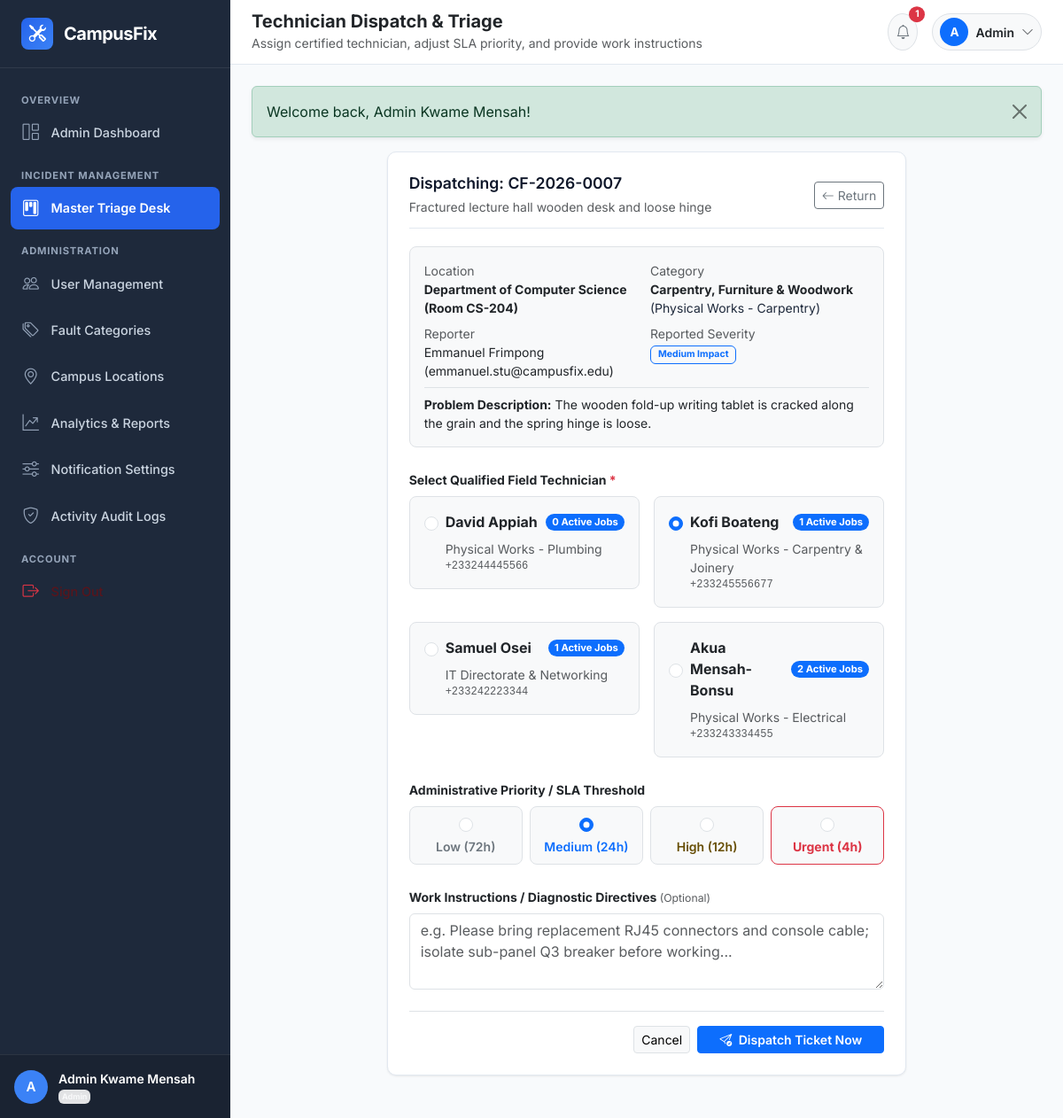
The page /admin/assign-ticket.php?id=7 (signed in) on the database its author committed.
### tables this page shows
CREATE TABLE `tickets` (
  `id` INT UNSIGNED NOT NULL AUTO_INCREMENT,
  `ticket_number` VARCHAR(30) NOT NULL COMMENT 'Human-readable unique ID, e.g., CF-2026-0001',
  `reporter_id` INT UNSIGNED NOT NULL,
  `category_id` INT UNSIGNED NOT NULL,
  `location_id` INT UNSIGNED NOT NULL,
  `location_details` VARCHAR(255) DEFAULT NULL COMMENT 'Extra specific notes e.g. Near 3rd window from left',
  `title` VARCHAR(200) NOT NULL,
  `description` TEXT NOT NULL,
  `severity` ENUM('low', 'medium', 'high', 'critical') NOT NULL DEFAULT 'medium',
  `priority` ENUM('low', 'medium', 'high', 'urgent') NOT NULL DEFAULT 'medium',
  `status` ENUM('pending', 'assigned', 'in_progress', 'resolved', 'closed', 'reopened', 'cancelled') NOT NULL DEFAULT 'pending',
  `assigned_to` INT UNSIGNED DEFAULT NULL COMMENT 'Technician currently assigned',
  `assigned_at` DATETIME DEFAULT NULL,
  `resolved_at` DATETIME DEFAULT NULL,
  `closed_at` DATETIME DEFAULT NULL,
  `resolution_notes` TEXT DEFAULT NULL COMMENT 'Summary of repair work done by technician',
  `satisfaction_rating` TINYINT UNSIGNED DEFAULT NULL COMMENT '1 to 5 star rating by student reporter upon resolution',
  `satisfaction_feedback` TEXT DEFAULT NULL,
  `billing_amount` DECIMAL(10,2) NOT NULL DEFAULT 0.00 COMMENT 'Repair/Material surcharge if billable',
  `billing_description` VARCHAR(255) DEFAULT NULL COMMENT 'Reason for surcharge (e.g. Replacement Lamp/Cable)',
  `payment_status` ENUM('not_required', 'pending', 'paid', 'waived') NOT NULL DEFAULT 'not_required',
  `created_at` DATETIME NOT NULL DEFAULT CURRENT_TIMESTAMP,
  `updated_at` DATETIME NOT NULL DEFAULT CURRENT_TIMESTAMP ON UPDATE CURRENT_TIMESTAMP,
  PRIMARY KEY (`id`),
  UNIQUE KEY `uk_tickets_ticket_number` (`ticket_number`),
  KEY `idx_tickets_reporter` (`reporter_id`),
  KEY `idx_tickets_assigned_to` (`assigned_to`),
  KEY `idx_tickets_category` (`category_id`),
  KEY `idx_tickets_location` (`location_id`),
  KEY `idx_tickets_status` (`status`),
  KEY `idx_tickets_payment_status` (`payment_status`),
  KEY `idx_tickets_severity` (`severity`),
  KEY `idx_tickets_priority` (`priority`),
  KEY `idx_tickets_created_at` (`created_at`),
  CONSTRAINT `fk_tickets_reporter` FOREIGN KEY (`reporter_id`) REFERENCES `users` (`id`) ON UPDATE CASCADE,
  CONSTRAINT `fk_tickets_assigned_to` FOREIGN KEY (`assigned_to`) REFERENCES `users` (`id`) ON DELETE SET NULL ON UPDATE CASCADE,
  CONSTRAINT `fk_tickets_category` FOREIGN KEY (`category_id`) REFERENCES `categories` (`id`) ON UPDATE CASCADE,
  CONSTRAINT `fk_tickets_location` FOREIGN KEY (`location_id`) REFERENCES `campus_locations` (`id`) ON UPDATE CASCADE
);

CREATE TABLE `campus_locations` (
  `id` INT UNSIGNED NOT NULL AUTO_INCREMENT,
  `building_name` VARCHAR(100) NOT NULL,
  `building_code` VARCHAR(20) NOT NULL,
  `floor` VARCHAR(50) NOT NULL COMMENT 'Ground Floor, 1st Floor, 2nd Floor, etc.',
  `room_number` VARCHAR(50) DEFAULT NULL COMMENT 'Room CS-101, Reading Hall A, etc.',
  `area_description` VARCHAR(255) DEFAULT NULL,
  `is_active` TINYINT(1) NOT NULL DEFAULT 1,
  `created_at` DATETIME NOT NULL DEFAULT CURRENT_TIMESTAMP,
  PRIMARY KEY (`id`),
  KEY `idx_locations_building_code` (`building_code`),
  KEY `idx_locations_is_active` (`is_active`)
);

CREATE TABLE `categories` (
  `id` INT UNSIGNED NOT NULL AUTO_INCREMENT,
  `name` VARCHAR(100) NOT NULL,
  `slug` VARCHAR(100) NOT NULL,
  `description` TEXT DEFAULT NULL,
  `department_in_charge` VARCHAR(100) DEFAULT 'General Services',
  `icon` VARCHAR(50) DEFAULT 'bi-gear' COMMENT 'Bootstrap Icon class name',
  `color_code` VARCHAR(20) DEFAULT '#0d6efd' COMMENT 'Hex color code for UI badges',
  `is_active` TINYINT(1) NOT NULL DEFAULT 1,
  `created_at` DATETIME NOT NULL DEFAULT CURRENT_TIMESTAMP,
  PRIMARY KEY (`id`),
  UNIQUE KEY `uk_categories_name` (`name`),
  UNIQUE KEY `uk_categories_slug` (`slug`),
  KEY `idx_categories_is_active` (`is_active`)
);

CREATE TABLE `users` (
  `id` INT UNSIGNED NOT NULL AUTO_INCREMENT,
  `user_code` VARCHAR(30) NOT NULL COMMENT 'Unique identifier (e.g., ADM-2026-001, TECH-2026-001, STU-2026-101)',
  `full_name` VARCHAR(100) NOT NULL,
  `email` VARCHAR(150) NOT NULL,
  `phone` VARCHAR(25) DEFAULT NULL,
  `password_hash` VARCHAR(255) NOT NULL,
  `role` ENUM('student', 'technician', 'admin') NOT NULL DEFAULT 'student',
  `department` VARCHAR(100) DEFAULT NULL COMMENT 'Academic department or technical unit',
  `status` ENUM('active', 'inactive', 'suspended') NOT NULL DEFAULT 'active',
  `avatar` VARCHAR(255) DEFAULT NULL COMMENT 'Path to profile image or avatar',
  `reset_token` VARCHAR(100) DEFAULT NULL,
  `reset_token_expires_at` DATETIME DEFAULT NULL,
  `created_at` DATETIME NOT NULL DEFAULT CURRENT_TIMESTAMP,
  `updated_at` DATETIME NOT NULL DEFAULT CURRENT_TIMESTAMP ON UPDATE CURRENT_TIMESTAMP,
  PRIMARY KEY (`id`),
  UNIQUE KEY `uk_users_user_code` (`user_code`),
  UNIQUE KEY `uk_users_email` (`email`),
  KEY `idx_users_role_status` (`role`, `status`)
);

### admin/assign-ticket.php (the view, shortened to what this page needs)
<?php
require_once __DIR__ . '/../includes/functions.php';
$ticketId = (int) ($_GET['id'] ?? 0);
$pdo = get_db_connection();
$stmt = $pdo->prepare("
    SELECT t.*, c.name as category_name, c.icon as category_icon, c.department_in_charge,
           l.building_name, l.room_number,
           r.full_name as reporter_name, r.email as reporter_email,
           tech.full_name as current_technician_name
    FROM tickets t
    JOIN categories c ON t.category_id = c.id
    JOIN campus_locations l ON t.location_id = l.id
    JOIN users r ON t.reporter_id = r.id
    LEFT JOIN users tech ON t.assigned_to = tech.id
    WHERE t.id = ?
    LIMIT 1
");
$stmt->execute([$ticketId]);
$ticket = $stmt->fetch();
$techStmt = $pdo->query("
    SELECT u.id, u.full_name, u.email, u.phone, u.department,
           COUNT(CASE WHEN t.status IN ('assigned', 'in_progress', 'reopened') THEN 1 END) as active_jobs
    FROM users u
    LEFT JOIN tickets t ON u.id = t.assigned_to
    WHERE u.role = 'technician' AND u.status = 'active'
    GROUP BY u.id, u.full_name, u.email, u.phone, u.department
    ORDER BY active_jobs ASC, u.full_name ASC
");
$technicians = $techStmt->fetchAll();
include_once INCLUDES_PATH . 'header.php';
include_once INCLUDES_PATH . 'sidebar.php';
?>
<div class="d-flex flex-column flex-1 w-100">
    <?php include_once INCLUDES_PATH . 'navbar.php'; ?>
    <div class="container-fluid px-0">
        <div class="row justify-content-center">
            <div class="col-xl-8 col-lg-10">
                <div class="cf-card">
                    <div class="cf-card-header">
                        <div>
                            <h5 class="cf-card-title mb-1">Dispatching: <?= htmlspecialchars($ticket['ticket_number']) ?></h5>
                            <small class="text-muted"><?= htmlspecialchars($ticket['title']) ?></small>
                        </div>
                        <a href="<?= BASE_URL ?>admin/all-tickets.php" class="btn btn-outline-secondary btn-sm">
                            <i class="bi bi-arrow-left"></i> Return
                        </a>
                    </div>
                    <div class="p-3 bg-light rounded-3 mb-4 border">
                        <div class="row g-2 small">
                            <div class="col-sm-6">
                                <span class="text-muted d-block">Location</span>
                                <strong class="text-dark"><?= htmlspecialchars($ticket['building_name']) ?> (<?= htmlspecialchars($ticket['room_number'] ?? 'General') ?>)</strong>
                            </div>
                            <div class="col-sm-6">
                                <span class="text-muted d-block">Category</span>
                                <strong class="text-dark"><?= htmlspecialchars($ticket['category_name']) ?></strong> (<?= htmlspecialchars($ticket['department_in_charge']) ?>)
                            </div>
                            <div class="col-sm-6">
                                <span class="text-muted d-block">Reporter</span>
                                <span class="text-dark"><?= htmlspecialchars($ticket['reporter_name']) ?> (<?= htmlspecialchars($ticket['reporter_email']) ?>)</span>
                            </div>
                            <div class="col-sm-6">
                                <span class="text-muted d-block">Reported Severity</span>
                                <?= render_severity_badge($ticket['severity']) ?>
                            </div>
                        </div>
                        <div class="mt-2 pt-2 border-top small text-dark">
                            <strong>Problem Description:</strong> <?= htmlspecialchars($ticket['description']) ?>
                        </div>
                    </div>
                    <form method="POST" action="">
                        <div class="mb-4">
                            <label for="technician_id" class="form-label small fw-bold text-dark">
                                Select Qualified Field Technician <span class="text-danger">*</span>
                            </label>
                            <div class="row g-3">
                                <?php foreach ($technicians as $t): ?>
                                    <div class="col-md-6">
                                        <label class="p-3 border rounded-3 w-100 d-block cursor-pointer bg-light position-relative">
                                            <div class="d-flex align-items-center justify-content-between mb-2">
                                                <div class="d-flex align-items-center gap-2">
                                                    <input type="radio" name="technician_id" value="<?= $t['id'] ?>" class="form-check-input" <?= ($ticket['assigned_to'] == $t['id']) ? 'checked' : '' ?> required>
                                                    <strong class="text-dark"><?= htmlspecialchars($t['full_name']) ?></strong>
                                                </div>
                                                <span class="badge <?= ($t['active_jobs'] > 3) ? 'bg-danger' : 'bg-primary' ?> rounded-pill" style="font-size: 0.7rem;">
                                                    <?= $t['active_jobs'] ?> Active Jobs
                                                </span>
                                            </div>
                                            <div class="small text-muted ps-4">
                                                <div><?= htmlspecialchars($t['department'] ?? 'Technical Artisan') ?></div>
                                                <div class="font-monospace" style="font-size: 0.75rem;"><?= htmlspecialchars($t['phone'] ?? $t['email']) ?></div>
                                            </div>
                                        </label>
                                    </div>
                                <?php endforeach; ?>
                            </div>
                        </div>
                        <div class="mb-4">
                            <label class="form-label small fw-bold text-dark">
                                Administrative Priority / SLA Threshold
                            </label>
                            <div class="row g-2">
                                <div class="col-3">
                                    <label class="p-2 border rounded-3 text-center w-100 cursor-pointer bg-light">
                                        <input type="radio" name="priority" value="low" class="form-check-input d-block mx-auto mb-1" <?= ($ticket['priority'] === 'low') ? 'checked' : '' ?>>
                                        <small class="fw-semibold text-secondary">Low (72h)</small>
                                    </label>
                                </div>
                                <div class="col-3">
                                    <label class="p-2 border rounded-3 text-center w-100 cursor-pointer bg-light">
                                        <input type="radio" name="priority" value="medium" class="form-check-input d-block mx-auto mb-1" <?= ($ticket['priority'] === 'medium') ? 'checked' : '' ?>>
                                        <small class="fw-semibold text-primary">Medium (24h)</small>
                                    </label>
                                </div>
                                <div class="col-3">
                                    <label class="p-2 border rounded-3 text-center w-100 cursor-pointer bg-light">
                                        <input type="radio" name="priority" value="high" class="form-check-input d-block mx-auto mb-1" <?= ($ticket['priority'] === 'high') ? 'checked' : '' ?>>
                                        <small class="fw-semibold text-warning-emphasis">High (12h)</small>
                                    </label>
                                </div>
                                <div class="col-3">
                                    <label class="p-2 border rounded-3 text-center w-100 cursor-pointer bg-light border-danger">
                                        <input type="radio" name="priority" value="urgent" class="form-check-input d-block mx-auto mb-1" <?= ($ticket['priority'] === 'urgent') ? 'checked' : '' ?>>
                                        <small class="fw-bold text-danger">Urgent (4h)</small>
                                    </label>
                                </div>
                            </div>
                        </div>
                        <div class="mb-4">
                            <label for="instructions" class="form-label small fw-bold text-dark">
                                Work Instructions / Diagnostic Directives <small class="text-muted fw-normal">(Optional)</small>
                            </label>
                            <textarea class="form-control" name="instructions" id="instructions" rows="3"
                                      placeholder="e.g. Please bring replacement RJ45 connectors and console cable; isolate sub-panel Q3 breaker before working..."></textarea>
                        </div>
                        <div class="d-flex justify-content-end gap-2 pt-3 border-top">
                            <a href="<?= BASE_URL ?>admin/all-tickets.php" class="btn btn-light border btn-sm">Cancel</a>
                            <button type="submit" class="btn btn-primary fw-semibold btn-sm px-4">
                                <i class="bi bi-send-check me-1"></i> Dispatch Ticket Now
                            </button>
                        </div>
                    </form>
                </div>
            </div>
        </div>
    </div>
</div>
<?php include_once INCLUDES_PATH . 'footer.php'; ?>

### includes/functions.php (shortened to what this page needs)
<?php
function render_severity_badge(string $severity): string
{
    $map = [
        'low'      => ['class' => 'border border-secondary text-secondary', 'label' => 'Low Impact'],
        'medium'   => ['class' => 'border border-primary text-primary',       'label' => 'Medium Impact'],
        'high'     => ['class' => 'border border-warning text-warning-emphasis bg-warning-subtle', 'label' => 'High Impact'],
        'critical' => ['class' => 'border border-danger text-danger bg-danger-subtle fw-bold',   'label' => 'Critical Hazard']
    ];
    $cfg = $map[strtolower($severity)] ?? ['class' => 'badge bg-secondary', 'label' => ucfirst($severity)];
    return sprintf('<span class="badge %s px-2 py-1 rounded-2">%s</span>', $cfg['class'], htmlspecialchars($cfg['label']));
}

### rows shown on the page
tickets: ticket_number "CF-2026-0007", title "Fractured lecture hall wooden desk and loose hinge", location.building_name "Department of Computer Science", location.room_number "Room CS-204", category.name "Carpentry, Furniture & Woodwork", category.department_in_charge "Physical Works - Carpentry", reporter.full_name "Emmanuel Frimpong", reporter.email "emmanuel.stu@campusfix.edu", severity "Medium Impact", description "The wooden fold-up writing tablet is cracked along the grain and the spring hinge is loose.", assigned_to "☐ David Appiah 0 Active Jobs Phy", assigned_to "☑ Kofi Boateng 1 Active Jobs Phy", assigned_to "☐ Samuel Osei 1 Active Jobs IT D", assigned_to "☐ Akua Mensah-Bonsu 2 Active Job", priority "☐ Low (72h)", priority "☑ Medium (24h)", priority "☐ High (12h)", priority "☐ Urgent (4h)"
users: full_name "David Appiah", active_jobs "0", department "Physical Works - Plumbing", phone "+233244445566"
users: full_name "Kofi Boateng", active_jobs "1", department "Physical Works - Carpentry & Joinery", phone "+233245556677"
users: full_name "Samuel Osei", active_jobs "1", department "IT Directorate & Networking", phone "+233242223344"
users: full_name "Akua Mensah-Bonsu", active_jobs "2", department "Physical Works - Electrical", phone "+233243334455"

### other values the page prints
substr($user['full_name'], 0, 1) "A"
$user['full_name'] "Admin Kwame Mensah"
$user['role'] "Admin"
$pageHeading "Technician Dispatch & Triage"
$pageSubtitle "Assign certified technician, adjust SLA priority, and provide work instructions"
$unreadNotifs "1"
explode(' ', $user['full_name'])[0] "Admin"
$f['message'] "Welcome back, Admin Kwame Mensah!"
